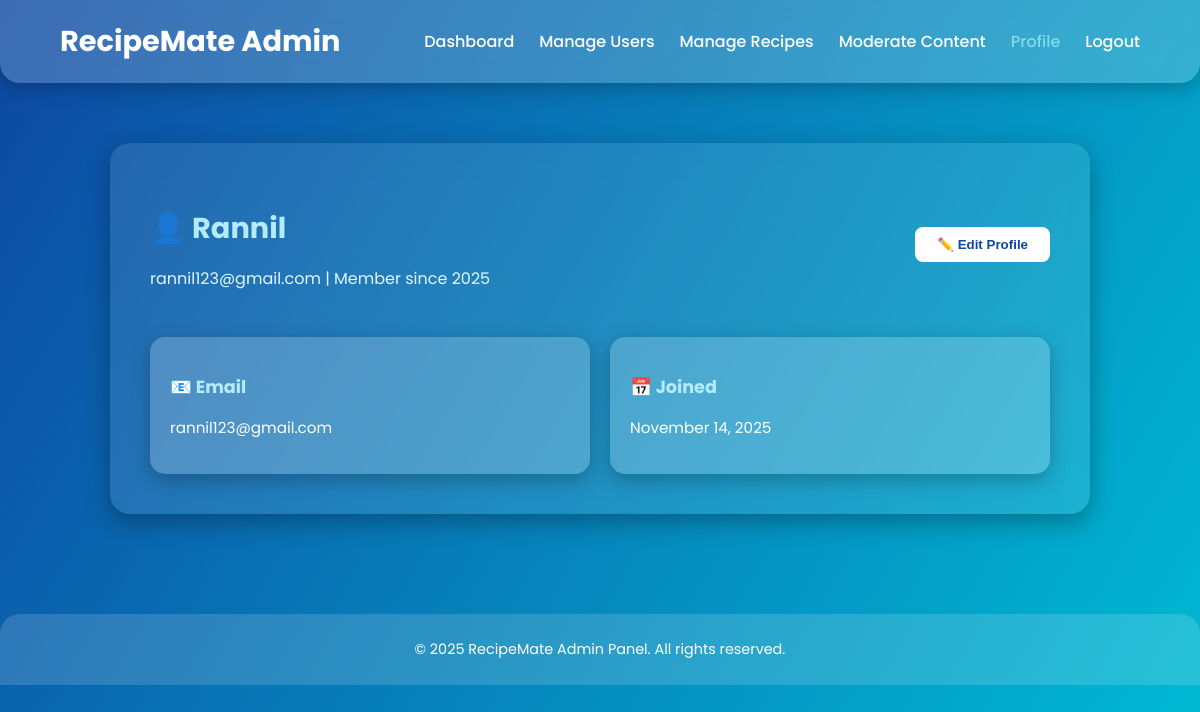
/admin/profile.php (signed in), run on the app's committed database.
### tables this page shows
CREATE TABLE users (
    user_id INT AUTO_INCREMENT PRIMARY KEY,
    userName VARCHAR(100) NOT NULL UNIQUE,
    password VARCHAR(255) NOT NULL,
    email VARCHAR(255) NOT NULL UNIQUE,
    is_admin TINYINT(1) NOT NULL DEFAULT 0,  
    status ENUM('active', 'disabled') NOT NULL DEFAULT 'active',  
    created_at TIMESTAMP DEFAULT CURRENT_TIMESTAMP
);

### admin/profile.php (the view, shortened to what this page needs)
<?php
require_once __DIR__ . '/../dbConnection.php';
$user_id = $_SESSION['user_id'];
$query = "SELECT userName, email, created_at FROM users WHERE user_id = ?";
$stmt = $conn->prepare($query);
$stmt->bind_param("i", $user_id);
$stmt->execute();
$result = $stmt->get_result();
$user = $result->fetch_assoc();
?>
<!DOCTYPE html>
<html lang="en">
<head>
</head>
<body>
  <nav class="navbar">
    <div class="logo">
      RecipeMate Admin
    </div>
    <ul class="nav-links">
      <li>
        <a href="<?php echo BASE_URL; ?>admin/dashboard.php">
          Dashboard
        </a>
      </li>
      <li>
        <a href="<?php echo BASE_URL; ?>admin/manage_users.php">
          Manage Users
        </a>
      </li>
      <li>
        <a href="<?php echo BASE_URL; ?>admin/manage_recipes.php">
          Manage Recipes
        </a>
      </li>
      <li>
        <a href="<?php echo BASE_URL; ?>admin/moderate_content.php">
          Moderate Content
        </a>
      </li>
      <li>
        <a href="<?php echo BASE_URL; ?>admin/profile.php" class="active">
          Profile
        </a>
      </li>
      <li>
        <a href="<?php echo BASE_URL; ?>index.php">
          Logout
        </a>
      </li>
    </ul>
  </nav>
  <div class="profile-container">
    <div class="profile-header">
      <div class="user-info">
        <h2>
          👤 <?= htmlspecialchars($user['userName']) ?>
        </h2>
        <p id="headerEmail">
          <?= htmlspecialchars($user['email']) ?>
          |
          Member since <?= date("Y", strtotime($user['created_at'])) ?>
        </p>
      </div>
      <div class="profile-actions">
        <button id="editBtn" class="btn">
          ✏️ Edit Profile
        </button>
      </div>
    </div>
    <div class="profile-details">
      <div class="detail-card">
        <h3>
          📧 Email
        </h3>
        <p id="emailField">
          <?= htmlspecialchars($user['email']) ?>
        </p>
      </div>
      <div class="detail-card">
        <h3>
          📅 Joined
        </h3>
        <p>
          <?= date("F j, Y", strtotime($user['created_at'])) ?>
        </p>
      </div>
    </div>
  </div>
  <footer>
    © 2025 RecipeMate Admin Panel. All rights reserved.
  </footer>
</body>
</html>

### admin/profile.php (style rules this page uses)
body { margin: 0; font-family: 'Poppins', sans-serif; background: linear-gradient(120deg, #0d47a1, #00bcd4); background-attachment: fixed; color: #fff; overflow-x: hidden; }
.navbar { display: flex; justify-content: space-between; align-items: center; padding: 20px 60px; background: rgba(255, 255, 255, 0.2); backdrop-filter: blur(15px); border-radius: 0 0 20px 20px; box-shadow: 0 4px 20px rgba(0, 0, 0, 0.25); position: sticky; top: 0; z-index: 1000; }
.logo { font-size: 1.8rem; font-weight: 700; color: #fff; }
.nav-links { list-style: none; display: flex; gap: 25px; margin: 0; padding: 0; }
.nav-links a { color: #fff; text-decoration: none; font-weight: 500; transition: all 0.3s ease; }
.nav-links a:hover, .nav-links a.active { color: #80deea; transform: scale(1.1); }
.profile-container { max-width: 900px; margin: 60px auto; background: rgba(255, 255, 255, 0.1); border-radius: 20px; padding: 40px; backdrop-filter: blur(15px); box-shadow: 0 8px 25px rgba(0, 0, 0, 0.3); }
.profile-header { display: flex; justify-content: space-between; align-items: center; flex-wrap: wrap; margin-bottom: 30px; }
.user-info h2 { font-size: 1.8rem; margin-bottom: 5px; color: #b3ecff; }
.user-info p { font-size: 1rem; color: #e0f7ff; }
.btn { padding: 10px 22px; background: #fff; color: #0d47a1; border: none; border-radius: 8px; cursor: pointer; font-weight: 600; transition: all 0.3s ease; }
.profile-details { display: grid; grid-template-columns: repeat(auto-fit, minmax(250px, 1fr)); gap: 20px; }
.detail-card { background: rgba(255, 255, 255, 0.2); border-radius: 15px; padding: 20px; box-shadow: 0 6px 20px rgba(0, 0, 0, 0.25); transition: transform 0.3s ease; }
.detail-card h3 { color: #b3ecff; margin-bottom: 10px; font-size: 1.1rem; }
.detail-card p { color: #fff; font-size: 0.95rem; }
footer { text-align: center; padding: 25px; color: #fff; background: rgba(255, 255, 255, 0.15); border-top-left-radius: 20px; border-top-right-radius: 20px; margin-top: 100px; font-size: 0.9rem; }

### data on the page
users: userName "Rannil", email "rannil123@gmail.com", created_at "2025", created_at "November 14, 2025"
